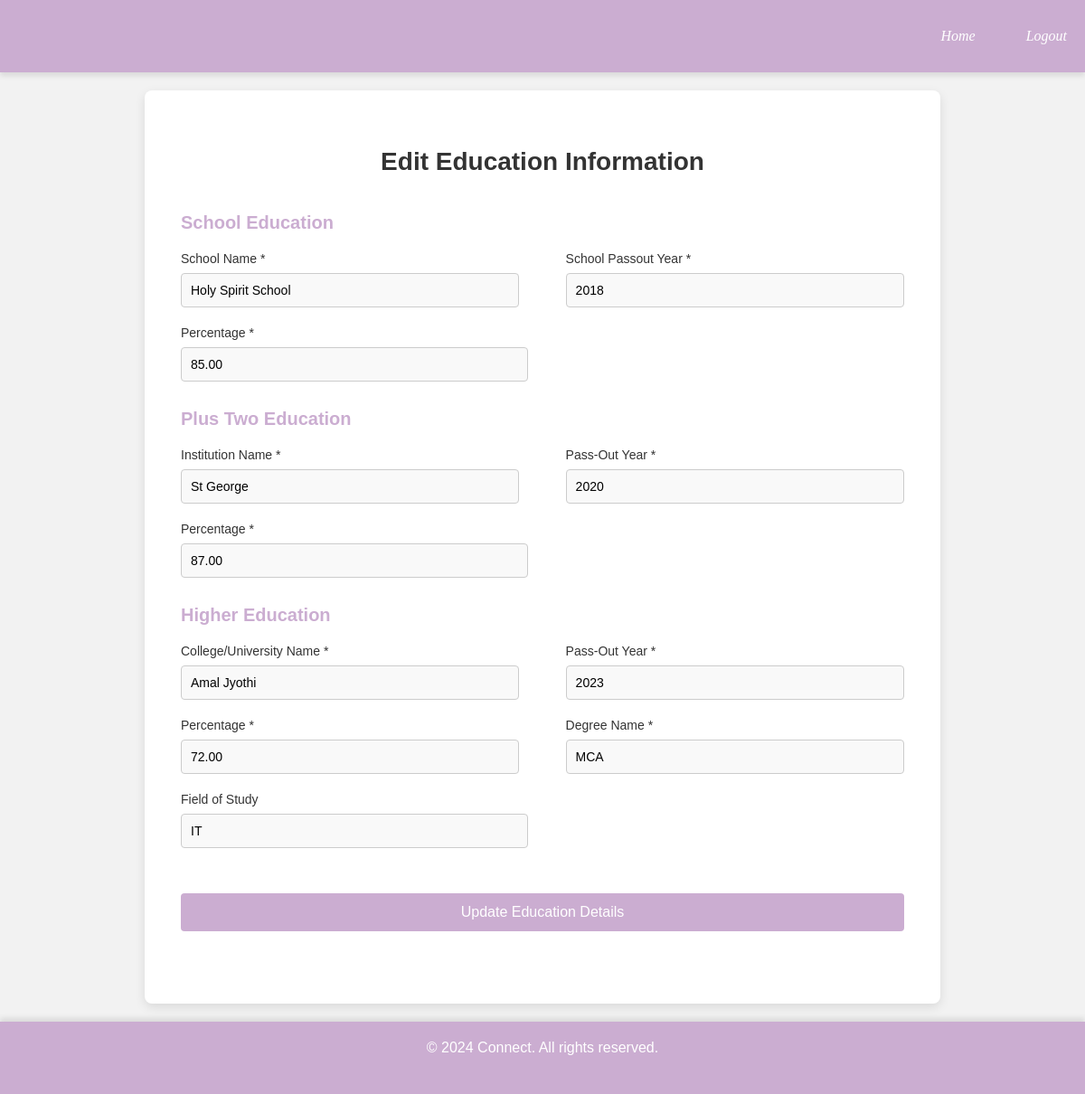
/edit_education/ (signed in), run on the app's committed database.
### matrimonyapp/models.py (models this page shows, shortened)
class Education(models.Model):
    education_id = models.AutoField(primary_key=True)  # Explicitly defining education_id as the primary key
    reg_id = models.ForeignKey(Register, on_delete=models.CASCADE)  # Reference to the user
    school_name = models.CharField(max_length=255)
    school_passout_year = models.IntegerField()
    school_percentage = models.DecimalField(max_digits=5, decimal_places=2)
    plus_two_name = models.CharField(max_length=255)
    plus_two_passout_year = models.IntegerField()
    plus_two_percentage = models.DecimalField(max_digits=5, decimal_places=2)
    degree_institution_name = models.CharField(max_length=255)
    degree_passout_year = models.IntegerField()
    degree_percentage = models.DecimalField(max_digits=5, decimal_places=2)
    degree_name = models.CharField(max_length=255)
    field_of_study = models.CharField(max_length=255, blank=True, null=True)  # Optional field
    from django.db import models

### matrimonyapp/views.py (the view, shortened to what this page needs)
# urls.py: path('edit_education/', views.edit_education, name='edit_education'),
def edit_education(request):
    user_email = request.session.get('user_email')
    user = Register.objects.filter(email=user_email).first()
    education = Education.objects.filter(reg_id=user).first()
    return render(request, 'edit_education.html', {'education': education})

### matrimonyapp/templates/edit_education.html (shortened to what this page needs)
{% load static %}
<!DOCTYPE html>
<html lang="en">
<head>
    <link rel="stylesheet" href="{% static 'css/edit_education.css' %}">
</head>
<body>
    <header class="header-container">
        <div class="header-links">
            <a href="{% url 'index' %}" class="nav-link">
                 Home
            </a>
            <a href="{% url 'logout' %}" class="nav-link">
                 Logout
            </a>
        </div>
    </header>
    <div class="form-section">
        <h2>Edit Education Information</h2>
        <form method="post">
            <div class="form-section-group">
                <h3>School Education</h3>
                <div class="form-row">
                    <div class="form-group half-width">
                        <label for="school_name">School Name *</label>
                        <input type="text" id="school_name" name="school_name" value="{{ education.school_name }}" required>
                    </div>
                    <div class="form-group half-width">
                        <label for="school_passout_year">School Passout Year *</label>
                        <input type="number" id="school_passout_year" name="school_passout_year" value="{{ education.school_passout_year }}" required>
                    </div>
                </div>
                <div class="form-row">
                    <div class="form-group half-width">
                        <label for="school_percentage">Percentage *</label>
                        <input type="number" id="school_percentage" name="school_percentage" min="0" max="100" step="0.01" value="{{ education.school_percentage }}" required>
                    </div>
                </div>
            </div>
            <div class="form-section-group">
                <h3>Plus Two Education</h3>
                <div class="form-row">
                    <div class="form-group half-width">
                        <label for="plus_two_name">Institution Name *</label>
                        <input type="text" id="plus_two_name" name="plus_two_name" value="{{ education.plus_two_name }}" required>
                    </div>
                    <div class="form-group half-width">
                        <label for="plus_two_passout_year">Pass-Out Year *</label>
                        <input type="number" id="plus_two_passout_year" name="plus_two_passout_year" min="1900" max="2100" value="{{ education.plus_two_passout_year }}" required>
                    </div>
                </div>
                <div class="form-row">
                    <div class="form-group half-width">
                        <label for="plus_two_percentage">Percentage *</label>
                        <input type="number" id="plus_two_percentage" name="plus_two_percentage" min="0" max="100" step="0.01" value="{{ education.plus_two_percentage }}" required>
                    </div>
                </div>
            </div>
            <div class="form-section-group">
                <h3>Higher Education</h3>
                <div class="form-row">
                    <div class="form-group half-width">
                        <label for="degree_institution_name">College/University Name *</label>
                        <input type="text" id="degree_institution_name" name="degree_institution_name" value="{{ education.degree_institution_name }}" required>
                    </div>
                    <div class="form-group half-width">
                        <label for="degree_passout_year">Pass-Out Year *</label>
                        <input type="number" id="degree_passout_year" name="degree_passout_year" min="1900" max="2100" value="{{ education.degree_passout_year }}" required>
                    </div>
                </div>
                <div class="form-row">
                    <div class="form-group half-width">
                        <label for="degree_percentage">Percentage *</label>
                        <input type="number" id="degree_percentage" name="degree_percentage" min="0" max="100" step="0.01" value="{{ education.degree_percentage }}" required>
                    </div>
                    <div class="form-group half-width">
                        <label for="degree_name">Degree Name *</label>
                        <input type="text" id="degree_name" name="degree_name" value="{{ education.degree_name }}" required>
                    </div>
                </div>
                <div class="form-row">
                    <div class="form-group half-width">
                        <label for="field_of_study">Field of Study</label>
                        <input type="text" id="field_of_study" name="field_of_study" value="{{ education.field_of_study }}">
                    </div>
                </div>
            </div>
            <div class="form-row">
                <button type="submit" class="submit-button">Update Education Details</button>
            </div>
        </form>
    </div>
    <footer>
        <div class="footer-container">
            <p>&copy; 2024 Connect. All rights reserved.</p>
        </div>
    </footer>
</body>
</html>

### matrimonyapp/static/css/edit_education.css (style rules this page uses)
body { font-family: 'Poppins', sans-serif; background-color: #f2f2f2; margin: 0; padding-top: 100px; padding-bottom: 100px; }
.header-container { background-color: #cbadd1; padding: 20px; position: fixed; top: 0; width: 100%; height: 80px; display: flex; justify-content: space-between; align-items: center; box-shadow: 0 4px 6px rgba(0, 0, 0, 0.1); z-index: 1000; box-sizing: border-box; }
.header-links { display: flex; gap: 40px; align-items: center; font-family: 'Cursive', cursive; }
.header-links a { color: #ffffff; text-decoration: none; font-size: 16px; font-style: italic; display: flex; align-items: center; gap: 8px; }
.footer-container { background-color: #cbadd1; padding: 20px; position: fixed; bottom: 0; width: 100%; height: 80px; text-align: center; box-shadow: 0 -4px 6px rgba(0, 0, 0, 0.1); box-sizing: border-box; }
.footer-container p { color: #ffffff; font-size: 16px; margin: 0; }
.form-section { max-width: 800px; margin: 0 auto; background-color: #fff; padding: 40px; box-shadow: 0 4px 12px rgba(0, 0, 0, 0.1); border-radius: 8px; }
.form-section h2 { text-align: center; font-size: 28px; color: #333; margin-bottom: 40px; }
.form-section-group { margin-bottom: 30px; }
.form-section-group h3 { font-size: 20px; color: #cbadd1; margin-bottom: 20px; }
.form-row { display: flex; justify-content: space-between; margin-bottom: 20px; }
.form-group { flex: 1; margin-right: 20px; }
.form-group.half-width { flex: 0.48; }
.form-group:last-child { margin-right: 0; }
.form-group label { display: block; font-size: 14px; margin-bottom: 8px; color: #333; }
.form-group input { width: 100%; padding: 10px; border: 1px solid #ccc; border-radius: 4px; font-size: 14px; background-color: #f9f9f9; box-sizing: border-box; }
.submit-button { display: inline-block; padding: 12px 24px; background-color: #cbadd1; color: #fff; font-size: 16px; border: none; border-radius: 4px; cursor: pointer; transition: background-color 0.3s ease; text-align: center; margin: 20px 0; width: 100%; }

### data on the page
Education: school_name "Holy Spirit School", school_passout_year "2018", school_percentage "85.00", plus_two_name "St George", plus_two_passout_year "2020", plus_two_percentage "87.00", degree_institution_name "Amal Jyothi", degree_passout_year "2023", degree_percentage "72.00", degree_name "MCA", field_of_study "IT"
